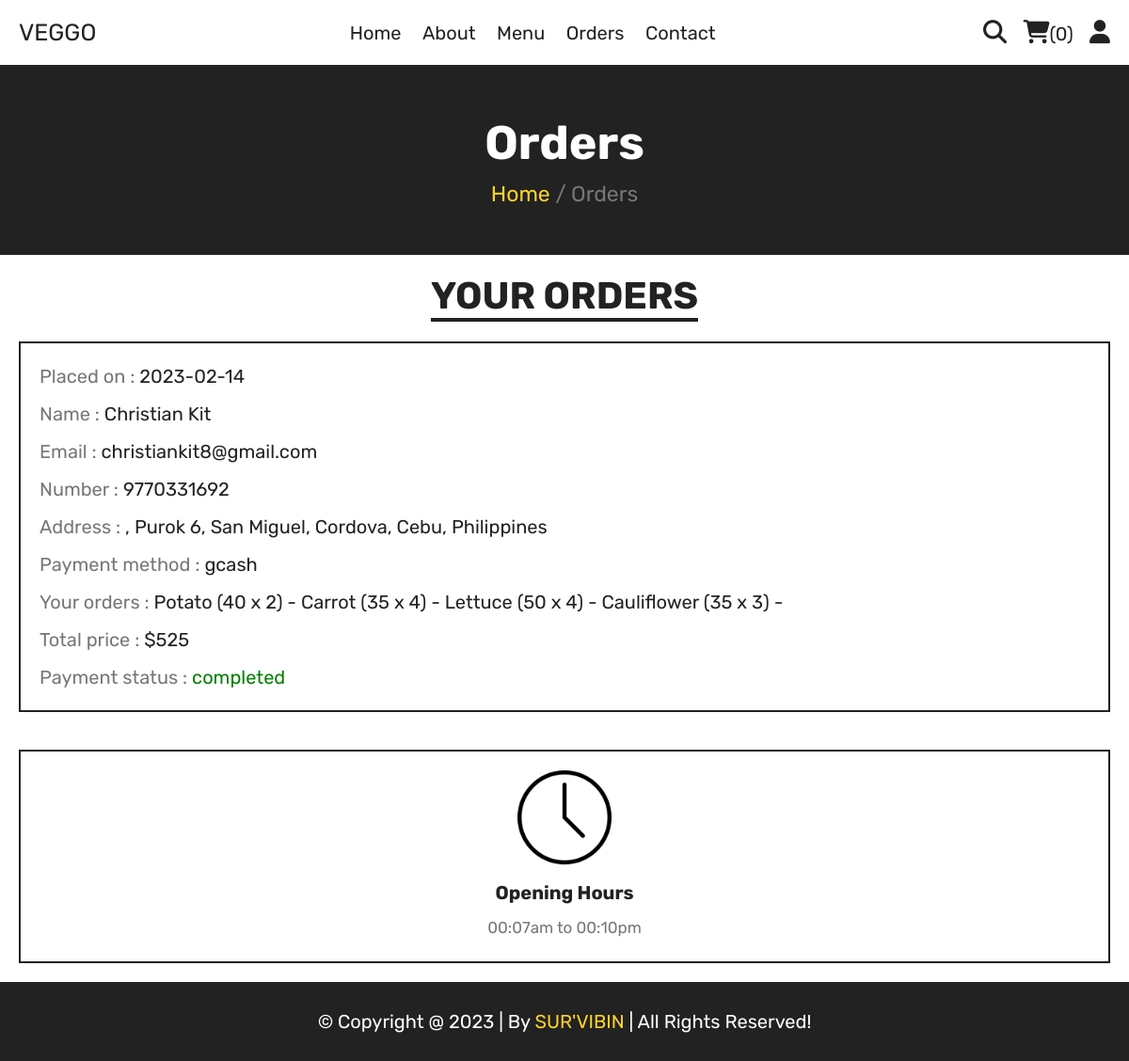
Screenshot of /orders.php (signed in) with the database file from the repository.
### tables this page shows
CREATE TABLE `orders` (
  `id` int(100) NOT NULL,
  `user_id` int(100) NOT NULL,
  `name` varchar(20) NOT NULL,
  `number` varchar(10) NOT NULL,
  `email` varchar(50) NOT NULL,
  `method` varchar(50) NOT NULL,
  `address` varchar(500) NOT NULL,
  `total_products` varchar(1000) NOT NULL,
  `total_price` int(100) NOT NULL,
  `placed_on` date NOT NULL DEFAULT current_timestamp(),
  `payment_status` varchar(20) NOT NULL DEFAULT 'pending'
);

### orders.php (the view, shortened to what this page needs)
<?php
include 'components/connect.php';
if(isset($_SESSION['user_id'])){
   $user_id = $_SESSION['user_id'];
}else{
   $user_id = '';
   header('location:home.php');
};
?>
<!DOCTYPE html>
<html lang="en">
<head>
   <link rel="stylesheet" href="https://cdnjs.cloudflare.com/ajax/libs/font-awesome/6.1.1/css/all.min.css">
   <link rel="stylesheet" href="css/style.css">
</head>
<body>
<?php include 'components/user_header.php'; ?>
<div class="heading">
   <h3>Orders</h3>
   <p><a href="html.php">Home</a> <span> / Orders</span></p>
</div>
<section class="orders">
   <h1 class="title">Your Orders</h1>
   <div class="box-container">
   <?php
      if($user_id == ''){
         echo '<p class="empty">please login to see your orders</p>';
      }else{
         $select_orders = $conn->prepare("SELECT * FROM `orders` WHERE user_id = ?");
         $select_orders->execute([$user_id]);
         if($select_orders->rowCount() > 0){
            while($fetch_orders = $select_orders->fetch(PDO::FETCH_ASSOC)){
   ?>
   <div class="box">
      <p>Placed on : <span><?= $fetch_orders['placed_on']; ?></span></p>
      <p>Name : <span><?= $fetch_orders['name']; ?></span></p>
      <p>Email : <span><?= $fetch_orders['email']; ?></span></p>
      <p>Number : <span><?= $fetch_orders['number']; ?></span></p>
      <p>Address : <span><?= $fetch_orders['address']; ?></span></p>
      <p>Payment method : <span><?= $fetch_orders['method']; ?></span></p>
      <p>Your orders : <span><?= $fetch_orders['total_products']; ?></span></p>
      <p>Total price : <span>$<?= $fetch_orders['total_price']; ?></span></p>
      <p>Payment status : <span style="color:<?php if($fetch_orders['payment_status'] == 'pending'){ echo 'red'; }else{ echo 'green'; }; ?>"><?= $fetch_orders['payment_status']; ?></span> </p>
   </div>
   <?php
      }
      }else{
         echo '<p class="empty">no orders placed yet!</p>';
      }
      }
   ?>
   </div>
</section>
<?php include 'components/footer.php'; ?>
</body>
</html>

### css/style.css (style rules this page uses)
:root { --yellow:#fed330; --red:#e74c3c; --white:#fff; --black:#222; --light-color:#777; --border:.2rem solid var(--black); }
* { font-family: 'Rubik', sans-serif; margin:0; padding:0; box-sizing: border-box; outline: none; border: none; text-decoration: none; }
html { font-size: 62.5%; overflow-x: hidden; scroll-behavior: smooth; stop-opacity: 7rem; }
section { margin:0 auto; max-width: 1200px; padding:2rem; }
.title { text-align: center; margin-bottom: 2.5rem; font-size: 4rem; color:var(--black); text-transform: uppercase; text-decoration: underline; text-underline-offset: 1rem; }
.heading { display: flex; align-items: center; justify-content: center; gap:1rem; flex-flow: column; background-color: var(--black); min-height: 20rem; }
.heading h3 { font-size: 5rem; color:var(--white); text-transform: capitalize; }
.heading p { font-size: 2.3rem; color:var(--light-color); }
.heading p a { color:var(--yellow); }
.orders .box-container { display: flex; flex-wrap: wrap; gap:1.5rem; align-items: flex-start; }
.orders .box-container .box { padding:1rem 2rem; border:var(--border); flex:1 1 40rem; }
.orders .box-container .box p { line-height: 1.5; margin:1rem 0; font-size: 2rem; color:var(--light-color); }
.orders .box-container .box p span { color:var(--black); }

### rows the page displays
orders: placed_on "2023-02-14", name "Christian Kit", email "christiankit8@gmail.com", number "9770331692", address ", Purok 6, San Miguel, Cordova, Cebu, Philippines", method "gcash", total_products "Potato (40 x 2) - Carrot (35 x 4) - Lettuce (50 x 4) - Cauliflower (35 x 3) -", total_price "525", payment_status "completed"

### other values shown
$total_cart_items "0"
